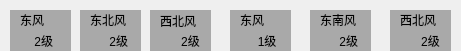
    <widget class="QWidget" name="widget_2" native="true">
     <property name="geometry">
      <rect>
       <x>350</x>
       <y>470</y>
       <width>461</width>
       <height>51</height>
      </rect>
     </property>
     <widget class="QLabel" name="lb_flbg0">
      <property name="geometry">
       <rect>
        <x>10</x>
        <y>10</y>
        <width>61</width>
        <height>41</height>
       </rect>
      </property>
      <property name="styleSheet">
       <string notr="true">QLabel
{
background-color:rgba(60,60,60,100);
}</string>
      </property>
      <property name="text">
       <string/>
      </property>
      <property name="wordWrap">
       <bool>true</bool>
      </property>
     </widget>
     <widget class="QLabel" name="lb_fx0">
      <property name="geometry">
       <rect>
        <x>20</x>
        <y>10</y>
        <width>41</width>
        <height>20</height>
       </rect>
      </property>
      <property name="text">
       <string>东风</string>
      </property>
     </widget>
     <widget class="QLabel" name="lb_fl0">
      <property name="geometry">
       <rect>
        <x>10</x>
        <y>30</y>
        <width>51</width>
        <height>21</height>
       </rect>
      </property>
      <property name="styleSheet">
       <string notr="true">QLabel
{
}</string>
      </property>
      <property name="text">
       <string>     2级</string>
      </property>
      <property name="alignment">
       <set>Qt::AlignmentFlag::AlignCenter</set>
      </property>
      <property name="wordWrap">
       <bool>true</bool>
      </property>
     </widget>
     <widget class="QLabel" name="lb_flbg1">
      <property name="geometry">
       <rect>
        <x>80</x>
        <y>10</y>
        <width>61</width>
        <height>41</height>
       </rect>
      </property>
      <property name="styleSheet">
       <string notr="true">QLabel
{
background-color:rgba(60,60,60,100);
}</string>
      </property>
      <property name="text">
       <string/>
      </property>
      <property name="wordWrap">
       <bool>true</bool>
      </property>
     </widget>
     <widget class="QLabel" name="lb_fx1">
      <property name="geometry">
       <rect>
        <x>90</x>
        <y>10</y>
        <width>41</width>
        <height>20</height>
       </rect>
      </property>
      <property name="text">
       <string>东北风</string>
      </property>
     </widget>
     <widget class="QLabel" name="lb_fl1">
      <property name="geometry">
       <rect>
        <x>80</x>
        <y>30</y>
        <width>61</width>
        <height>21</height>
       </rect>
      </property>
      <property name="styleSheet">
       <string notr="true">QLabel
{

}</string>
      </property>
      <property name="text">
       <string>     2级</string>
      </property>
      <property name="alignment">
       <set>Qt::AlignmentFlag::AlignCenter</set>
      </property>
     </widget>
     <widget class="QLabel" name="lb_flbg2">
      <property name="geometry">
       <rect>
        <x>150</x>
        <y>10</y>
        <width>61</width>
        <height>41</height>
       </rect>
      </property>
      <property name="styleSheet">
       <string notr="true">QLabel
{
background-color:rgba(60,60,60,100);
}</string>
      </property>
      <property name="text">
       <string/>
      </property>
      <property name="wordWrap">
       <bool>true</bool>
      </property>
     </widget>
     <widget class="QLabel" name="lb_fx2">
      <property name="geometry">
       <rect>
        <x>160</x>
        <y>10</y>
        <width>41</width>
        <height>21</height>
       </rect>
      </property>
      <property name="text">
       <string>西北风</string>
      </property>
     </widget>
     <widget class="QLabel" name="lb_fl2">
      <property name="geometry">
       <rect>
        <x>160</x>
        <y>30</y>
        <width>51</width>
        <height>21</height>
       </rect>
      </property>
      <property name="styleSheet">
       <string notr="true">QLabel
{
}</string>
      </property>
      <property name="text">
       <string>   2级</string>
      </property>
      <property name="alignment">
       <set>Qt::AlignmentFlag::AlignCenter</set>
      </property>
     </widget>
     <widget class="QLabel" name="lb_flbg03">
      <property name="geometry">
       <rect>
        <x>230</x>
        <y>10</y>
        <width>61</width>
        <height>41</height>
       </rect>
      </property>
      <property name="styleSheet">
       <string notr="true">QLabel
{
background-color:rgba(60,60,60,100);
}</string>
      </property>
      <property name="text">
       <string/>
      </property>
      <property name="wordWrap">
       <bool>true</bool>
      </property>
     </widget>
     <widget class="QLabel" name="lb_fx3">
      <property name="geometry">
       <rect>
        <x>240</x>
        <y>10</y>
        <width>41</width>
        <height>20</height>
       </rect>
      </property>
      <property name="text">
       <string>东风</string>
      </property>
     </widget>
     <widget class="QLabel" name="lb_fl3">
      <property name="geometry">
       <rect>
        <x>230</x>
        <y>30</y>
        <width>61</width>
        <height>21</height>
       </rect>
      </property>
      <property name="styleSheet">
       <string notr="true">QLabel
{

}</string>
      </property>
      <property name="text">
       <string>    1级</string>
      </property>
      <property name="alignment">
       <set>Qt::AlignmentFlag::AlignCenter</set>
      </property>
     </widget>
     <widget class="QLabel" name="lb_flbg04">
      <property name="geometry">
       <rect>
        <x>310</x>
        <y>10</y>
        <width>61</width>
        <height>41</height>
       </rect>
      </property>
      <property name="styleSheet">
       <string notr="true">QLabel
{
background-color:rgba(60,60,60,100);
}</string>
      </property>
      <property name="text">
       <string/>
      </property>
      <property name="wordWrap">
       <bool>true</bool>
      </property>
     </widget>
     <widget class="QLabel" name="lb_fx4">
      <property name="geometry">
       <rect>
        <x>320</x>
        <y>10</y>
        <width>41</width>
        <height>20</height>
       </rect>
      </property>
      <property name="text">
       <string>东南风</string>
      </property>
     </widget>
     <widget class="QLabel" name="lb_fl4">
      <property name="geometry">
       <rect>
        <x>310</x>
        <y>30</y>
        <width>61</width>
        <height>21</height>
       </rect>
      </property>
      <property name="styleSheet">
       <string notr="true">QLabel
{

}</string>
      </property>
      <property name="text">
       <string>     2级</string>
      </property>
      <property name="alignment">
       <set>Qt::AlignmentFlag::AlignCenter</set>
      </property>
     </widget>
     <widget class="QLabel" name="lb_flbg5">
      <property name="geometry">
       <rect>
        <x>390</x>
        <y>10</y>
        <width>61</width>
        <height>41</height>
       </rect>
      </property>
      <property name="styleSheet">
       <string notr="true">QLabel
{
background-color:rgba(60,60,60,100);
}</string>
      </property>
      <property name="text">
       <string/>
      </property>
      <property name="wordWrap">
       <bool>true</bool>
      </property>
     </widget>
     <widget class="QLabel" name="lb_fx5">
      <property name="geometry">
       <rect>
        <x>400</x>
        <y>10</y>
        <width>41</width>
        <height>20</height>
       </rect>
      </property>
      <property name="text">
       <string>西北风</string>
      </property>
     </widget>
     <widget class="QLabel" name="lb_fl5">
      <property name="geometry">
       <rect>
        <x>390</x>
        <y>30</y>
        <width>61</width>
        <height>21</height>
       </rect>
      </property>
      <property name="styleSheet">
       <string notr="true">QLabel
{
}</string>
      </property>
      <property name="text">
       <string>      2级</string>
      </property>
      <property name="alignment">
       <set>Qt::AlignmentFlag::AlignCenter</set>
      </property>
     </widget>
    </widget>
